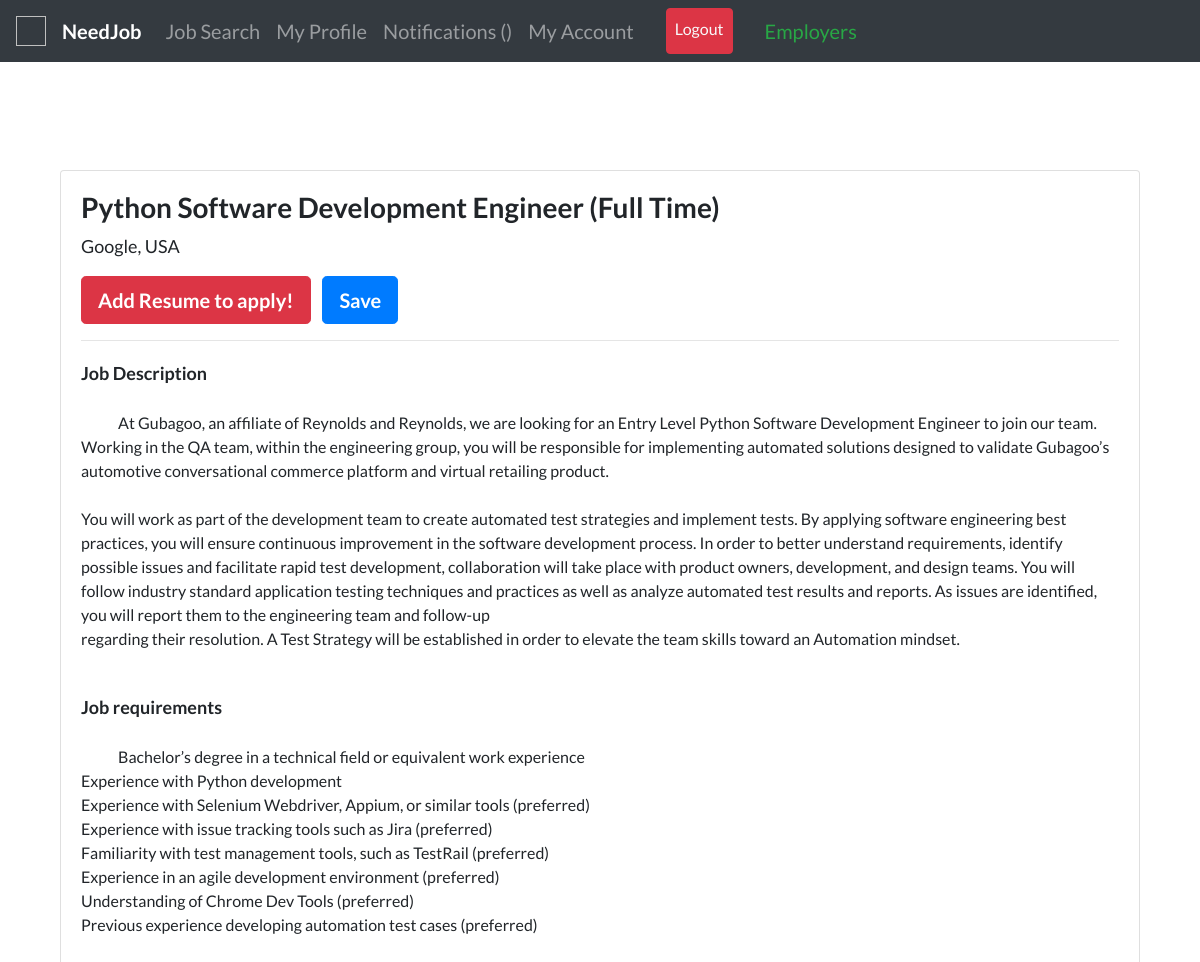
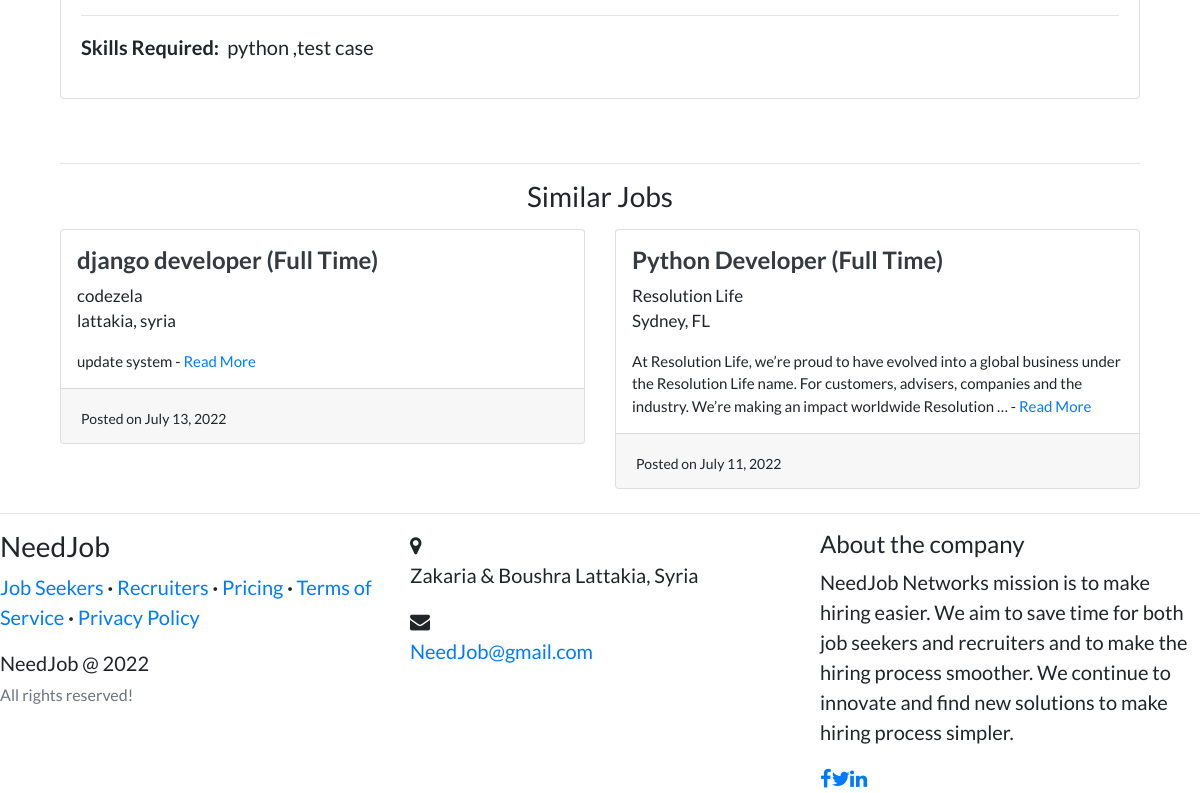
Screenshot of /job/python-software-development-engineer (signed in) with the database file from the repository (2 pictures, top to bottom).
### recruiters/models.py (models this page shows, shortened)
class Job(models.Model):
    recruiter = models.ForeignKey(
        User, related_name='jobs', on_delete=models.CASCADE)
    title = models.CharField(max_length=255)
    company = models.CharField(max_length=200)
    location = models.CharField(max_length=255)
    description = models.TextField()
    requirements = models.TextField()
    skills_req = models.CharField(max_length=200)
    job_type = models.CharField(
        max_length=30, choices=CHOICES, default='Full Time', null=True)
    link = models.URLField(null=True, blank=True)
    slug = AutoSlugField(populate_from='title', unique=True, null=True)
    date_posted = models.DateTimeField(default=timezone.now)

### candidates/views.py (the view)
# urls.py: path('job/<slug>', views.job_detail, name='job-detail'),
@login_required
def job_detail(request, slug):
    job = get_object_or_404(Job, slug=slug)
    apply_button = 0
    save_button = 0
    profile = Profile.objects.filter(user=request.user).first()
    if AppliedJobs.objects.filter(user=request.user).filter(job=job).exists():
        apply_button = 1
    if SavedJobs.objects.filter(user=request.user).filter(job=job).exists():
        save_button = 1
    relevant_jobs = []
    jobs1 = Job.objects.filter(
        company__icontains=job.company).order_by('-date_posted')
    jobs2 = Job.objects.filter(
        job_type__icontains=job.job_type).order_by('-date_posted')
    jobs3 = Job.objects.filter(
        title__icontains=job.title).order_by('-date_posted')
    for i in jobs1:
        if len(relevant_jobs) > 5:
            break
        if i not in relevant_jobs and i != job:
            relevant_jobs.append(i)
    for i in jobs2:
        if len(relevant_jobs) > 5:
            break
        if i not in relevant_jobs and i != job:
            relevant_jobs.append(i)
    for i in jobs3:
        if len(relevant_jobs) > 5:
            break
        if i not in relevant_jobs and i != job:
            relevant_jobs.append(i)
    return render(request, 'candidates/job_detail.html', {'job': job, 'profile': profile, 'apply_button': apply_button, 'save_button': save_button, 'relevant_jobs': relevant_jobs, 'candidate_navbar': 1})

### templates/candidates/job_detail.html
{% extends "accounts/layout.html" %} {% load static %} {% block content %}
<br /><br />
<div class="container">
  <div class="row">
    <div class="col-md-12">
      <div class="card card-signin my-5">
        <div class="card-body">
          <h3>
            <b>{{job.title}} ({{job.job_type}})</b>
          </h3>
          <p style="font-size: 18px">{{job.company}}, {{job.location}}</p>
          {% if job.link %}
          <a class="btn btn-warning btn-lg" href="{{job.link}}"
            ><b>Apply On Company's Website</b></a
          >
          {% else %} {% if not apply_button %} {% if profile.resume %}
          <a
            class="btn btn-warning btn-lg"
            href="{% url 'candidates:apply-job' job.slug %}"
            ><b>Apply Now</b></a
          >
          {%else %}
          <a class="btn btn-danger btn-lg" href="{% url 'candidates:edit-profile' %}"
            ><b>Add Resume to apply!</b></a
          >
          {%endif%} {% else %}
          <a class="btn btn-success btn-lg" href="{% url 'candidates:applied-jobs' %}"
            ><b>Applied!</b></a
          >
          {% endif %} {%endif%} {% if not save_button %}
          <a
            class="btn btn-primary btn-lg ml-2"
            href="{% url 'candidates:save-job' job.slug %}"
            ><b>Save</b></a
          >
          {% else %}
          <a
            class="btn btn-danger btn-lg ml-2"
            href="{% url 'candidates:remove-job' job.slug %}"
            ><b>Remove</b></a
          >
          {% endif %}
          <hr my-2 />
          <span style="font-size: 18px"><b>Job Description</b></span>
          <p style="white-space: pre-wrap; font-size: 16px">
            {{ job.description }}
          </p>
          <span style="font-size: 18px"><b>Job requirements</b></span>
          <p style="white-space: pre-wrap; font-size: 16px">
            {{ job.requirements }}
          </p>
          <hr my-2 />
          <p><b class="mr-2">Skills Required:</b>{{job.skills_req}}</p>
        </div>
      </div>
    </div>
  </div>
  <hr my-1 />
  <h3 class="text-center">Similar Jobs</h3>
  <div class="row">
    {% for rel_job in relevant_jobs %}
    <div class="col-md-6">
      <div class="card card-signin my-2">
        <span class="ml-3 mt-3">
          <a href="{% url 'candidates:job-detail' rel_job.slug %}"
            ><h4 class="text-dark">
              <b>{{rel_job.title}} ({{rel_job.job_type}})</b>
            </h4></a
          >
          <p style="font-size: 17px">
            {{rel_job.company}}<br />{{rel_job.location}}
          </p>
          <p style="font-size: 15px">
            {{rel_job.description|truncatewords:30}} -
            <a href="{% url 'candidates:job-detail' rel_job.slug %}">Read More</a>
          </p>
        </span>
        <div class="card-footer">
          <span style="font-size: 14px"
            >Posted on {{rel_job.date_posted|date:"F d, Y"}}</span
          >
        </div>
      </div>
    </div>
    {% endfor %}
  </div>
</div>
{% endblock content %}

### templates/accounts/layout.html (style rules this page uses)
body { font-family: "Lato"; font-size: 20px; }

### rows the page displays
Job: title "Python Software Development Engineer", job_type "Full Time", company "Google", location "USA", description "At Gubagoo, an affiliate of Reynolds and Reynolds, we are looking for an Entry Level Python Software Development Engineer to join our team. Working in the QA team, within the engineering group, you will be responsible for implementing automated solutions designed to validate Gubagoo’s automotive conversational commerce platform and virtual retailing product. You will work as part of the development team to create automated test strategies and implement tests. By applying software engineering best practices, you will ensure continuous improvement in the software development process. In order to better understand requirements, identify possible issues and facilitate rapid test development,…", requirements "Bachelor’s degree in a technical field or equivalent work experience Experience with Python development Experience with Selenium Webdriver, Appium, or similar tools (preferred) Experience with issue tracking tools such as Jira (preferred) Familiarity with test management tools, such as TestRail (preferred) Experience in an agile development environment (preferred) Understanding of Chrome Dev Tools (preferred) Previous experience developing automation test cases (preferred)", skills_req "python ,test case"
Job: title "django developer", job_type "Full Time", company "codezela", location "lattakia, syria", description "update system", date_posted "July 13, 2022"
Job: title "Python Developer", job_type "Full Time", company "Resolution Life", location "Sydney, FL", description "At Resolution Life, we’re proud to have evolved into a global business under the Resolution Life name. For customers, advisers, companies and the industry. We’re making an impact worldwide Resolution …", date_posted "July 11, 2022"
